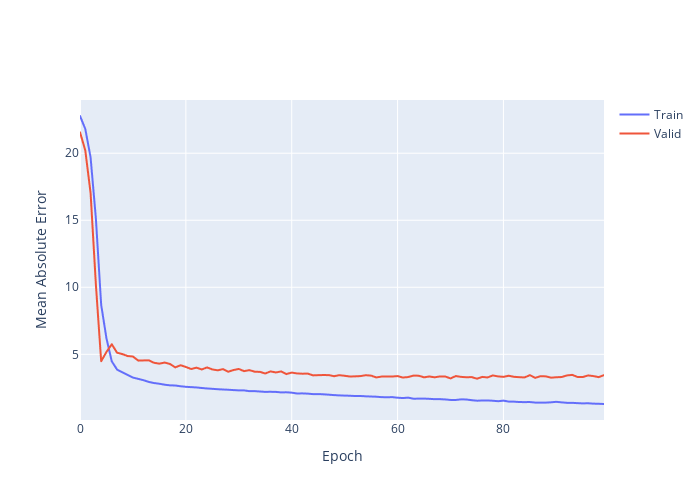

Here is the notebook cell this chart was saved with:
### Code cell
fig = go.Figure()
fig.add_trace(go.Scattergl(y=history.history['mae'],
name='Train'))
fig.add_trace(go.Scattergl(y=history.history['val_mae'],
name='Valid'))
fig.update_layout(height=500, width=700,
xaxis_title='Epoch',
yaxis_title='Mean Absolute Error')
fig.show()
